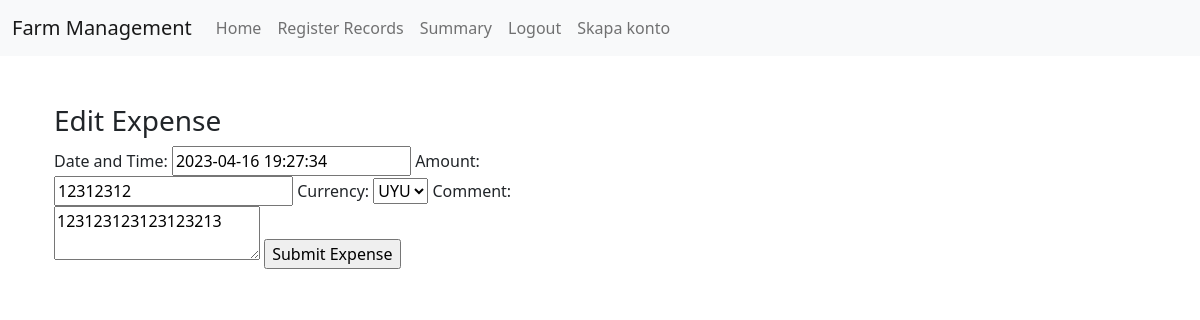
The page /edit_expense/2?next=summary&filter_by=both&date_range=month (signed in) on the database its author committed.
### app.py (models this page shows)
class Transaction(db.Model):
    id = db.Column(db.Integer, primary_key=True)
    user_id = db.Column(db.Integer, db.ForeignKey('user.id'), nullable=False)
    date_time = db.Column(db.DateTime, nullable=False, default=datetime.utcnow)
    amount = db.Column(db.Float, nullable=False)
    currency = db.Column(db.String(3), nullable=False)
    comment = db.Column(db.String(200))
    transaction_type = db.Column(db.String(10), nullable=False)
    user = db.relationship("User", back_populates="transactions")

### app.py (the view, shortened to what this page needs)
@app.route('/edit_expense/<int:transaction_id>', methods=['GET', 'POST'])
@login_required
def edit_expense(transaction_id):
    expense = Transaction.query.get_or_404(transaction_id)
    if expense.user_id != current_user.id:
        abort(403)
    form = ExpensesForm(obj=expense)
    return render_template('edit_expense.html', form=form)

### app.py
class ExpensesForm(FlaskForm):
    date_time = DateTimeField('Date and Time', format='%Y-%m-%d %H:%M:%S', default=datetime.utcnow, validators=[DataRequired()])
    amount = IntegerField('Amount', validators=[DataRequired()])
    currency = SelectField('Currency', choices=[('UYU', 'UYU'), ('USD', 'USD')], default='UYU')
    comment = TextAreaField('Comment')
    submit = SubmitField('Submit Expense', name='submit_expense')

### app.py (called while the page is built)
@login_manager.user_loader
def load_user(user_id):
    return User.query.get(int(user_id))

### templates/edit_expense.html (shortened to what this page needs)
{% extends 'base.html' %}
{% block content %}
<div class="container">
    <div class="row">
        <div class="col-md-6">
            <h3>Edit Expense</h3>
            <form method="POST">
                {{ form.date_time.label }}: {{ form.date_time }}
                {{ form.amount.label }}: {{ form.amount }}
                {{ form.currency.label }}: {{ form.currency }}
                {{ form.comment.label }}: {{ form.comment }}
                {{ form.submit }}
            </form>
        </div>
    </div>
</div>
{% endblock %}

### rows shown on the page
Transaction: date_time "2023-04-16 19:27:34", amount "12312312", currency "UYU", comment "123123123123123213"
